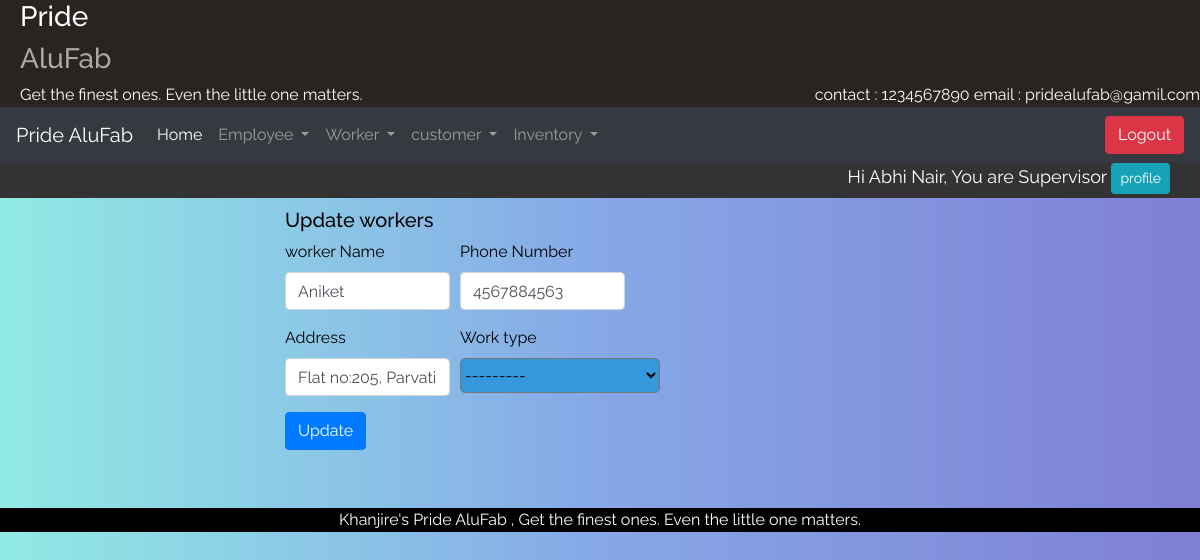
/updateWork/5/ (signed in), run on an earlier commit of the app's database.
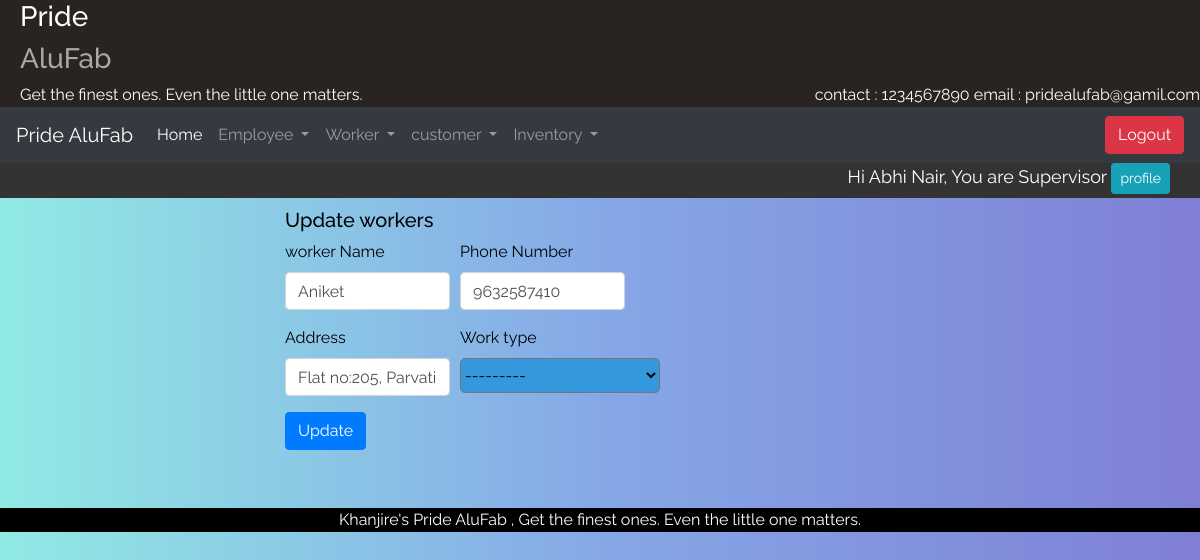
And on a later commit of the database.
### alufab/models.py (models this page shows, shortened)
class worker(models.Model):
    worker_name = models.CharField(max_length=30)
    phone_number = models.CharField(max_length=10)
    Address = models.CharField(max_length=100)
    WT = [
        ('glass_cutting', 'Glass_Cutting'),
        ('fitting', 'fitting'),
        ('regular', 'regular')
    ]
    worker_type = models.CharField(max_length=100, choices=WT)

### alufab/views.py (the view)
# urls.py: path('updateWork/<id>/', views.updateWork,name='updateWork'),
def updateWork(request,id):
    if not request.user.is_authenticated:
        return render(request, 'notloggedin.html')
    elif request.user.is_authenticated:
        if request.method == 'POST':
            wn = request.POST['wn']
            pn = request.POST['pn']
            ad = request.POST['ad']
            ty = request.POST['type']
            worker.objects.filter(id=id).update(worker_name=wn,phone_number=pn,Address=ad,worker_type=ty)
            messages.info(request,'Worker updated')
            resopnce = redirect('DetailWork')
            return resopnce
        else:
            user=worker.objects.get(id=id)
            empid = request.user.id
            desig = Employee.objects.get(Emp_id=empid)
            data={'desig':desig,'user':user}
            return render(request, 'alufab/worker_form.html', data)

### templates/alufab/worker_form.html (shortened to what this page needs)
{% extends 'home.html' %}
{% block content %}
<div class="form_div">
  <h5>Update workers</h5>
<form class="form_" method="POST" action="{% url 'updateWork' user.id%}">
    <div class="form-row">
    <div class="form-group col-md-4">
      <label>worker Name</label><br>
     <input name="wn" type="text" class="form-control" id="wn" value="{{user.worker_name}}" >
    </div>
    <div class="form-group col-md-4">
      <label for="pn">Phone Number</label>
      <input name="pn" type="text" class="form-control" id="pn" value="{{user.phone_number}}">
    </div>
    </div>
        <div class="form-row">
    <div class="form-group col-md-4">
      <label for="ad"> Address </label>
      <input name="ad" type="text" class="form-control" id="ad" value="{{user.Address}}" >
    </div>
    <div class="form-group col-md-4">
    <label> Work type </label><br>
    <select name="type" required id="type">
  <option value="{{user.worker_type}}" selected>---------</option>
</select>
    </div>
        </div>
<button type="submit" class="btn btn-primary">Update</button>
</form>
    </div>
<br>
<br>
{% endblock %}

What changed in the data, as far as the page shows it:
changed worker "Aniket": pn "4567884563" → "9632587410"
